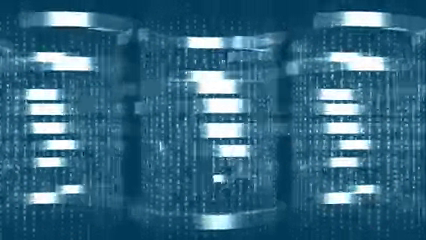
#> input picture frame 39 of python opencv 2/vid.webm, 426 x 240 px, given in place of BULL.MOV, which was not available
$ jupyter execute --allow-errors colourfilter.ipynb
#> lines starting #> are read from the running program, lines starting #| are printed output that depends on the picture; after the words box and inside, x2 and y2 are one past the last pixel; in counts of white or black regions, pixels touching at a corner belong together; pictures that were not available may be replaced by others from this repository, and a replacement may not be noted
[cell 1]
#----------------------------------------COLOUR FILTERING------------------------------------#
import cv2
import numpy as np

[cell 2]
#--------------------------Reading video and setting frame---------------------------------#
cap=cv2.VideoCapture('BULL.MOV')
cap.set(cv2.CAP_PROP_FRAME_WIDTH,640)
cap.set(cv2.CAP_PROP_FRAME_HEIGHT,480)
fourcc=cv2.VideoWriter_fourcc(*'XVID')
out=cv2.VideoWriter('colorfilter.avi',fourcc,20.0,(640,480))

[cell 3]
#----------------converting color to HSV and setting the limits-------------------------------#
while True:

    _,frame=cap.read()
#> frame is the input picture: shape (240, 426, 3); mean B, G, R 131, 104.8, 53
    hsv=cv2.cvtColor(frame,cv2.COLOR_BGR2HSV)
#> hsv: shape (240, 426, 3); mean H, S, V 99, 172.4, 131.1


    lower_red=np.array([50,50,20])
    upper_red=np.array([255,255,255])


    #----------------------making mask and res----------------------------------------------#
    mask=cv2.inRange(hsv,lower_red,upper_red)
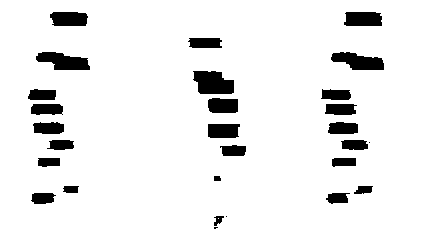
#> mask: shape (240, 426); 92.4% white; 28 black regions (3 under 20 px), largest, box (x1, y1, x2, y2) and area: (193, 71, 234, 94) 754, (36, 52, 90, 70) 657, (331, 52, 384, 70) 637
    res=cv2.bitwise_and(frame,frame,mask=mask)
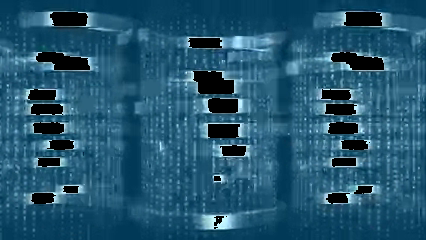
#> res: shape (240, 426, 3); mean B, G, R 111.9, 85.8, 34.9

    #-----------------------writing and using imshow to display-----------------------------------------#


    out.write(res)
    out.write(mask)

    cv2.imshow('mask',mask)
    cv2.imshow('res',res)


    if cv2.waitKey(5) & 0xFF==ord('q'):
#> (key q is pressed here)
        break

$ run again, starting later in the video
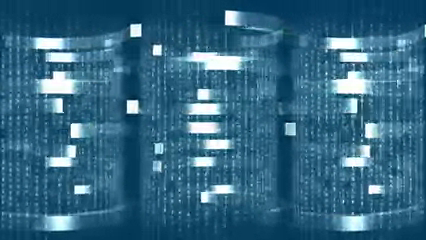
#> input picture frame 178 of python opencv 2/vid.webm, 426 x 240 px, given in place of BULL.MOV, which was not available
#> frame is the input picture: shape (240, 426, 3); mean B, G, R 131.5, 104, 52.4
#> hsv: shape (240, 426, 3); mean H, S, V 100, 169.4, 131.5
#> `mask=cv2.inRange(hsv,lower_red,upper_red)`:
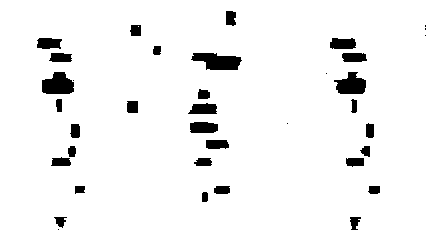
#> mask: shape (240, 426); 94.9% white; 37 black regions (7 under 20 px), largest, box (x1, y1, x2, y2) and area: (191, 53, 242, 70) 607, (42, 72, 74, 94) 547, (334, 72, 366, 94) 489
#> `res=cv2.bitwise_and(frame,frame,mask=mask)`:
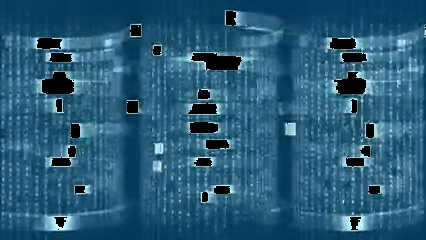
#> res: shape (240, 426, 3); mean B, G, R 118.6, 91.3, 40.4

$ run again, starting later in the video
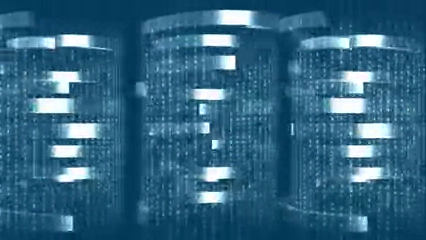
#> input picture frame 316 of python opencv 2/vid.webm, 426 x 240 px, given in place of BULL.MOV, which was not available
#> frame is the input picture: shape (240, 426, 3); mean B, G, R 128.8, 100.2, 48.5
#> hsv: shape (240, 426, 3); mean H, S, V 100.3, 175.8, 128.8
#> `mask=cv2.inRange(hsv,lower_red,upper_red)`:
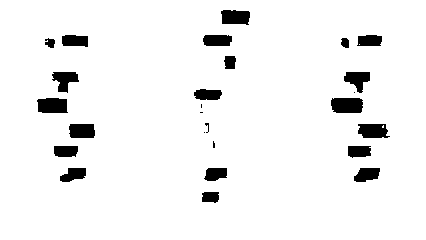
#> mask: shape (240, 426); 94.7% white; 26 black regions (6 under 20 px), largest, box (x1, y1, x2, y2) and area: (331, 98, 363, 113) 451, (37, 98, 68, 113) 418, (358, 124, 390, 138) 374
#> `res=cv2.bitwise_and(frame,frame,mask=mask)`:
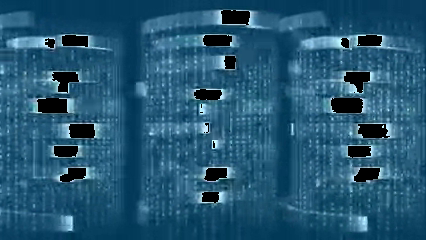
#> res: shape (240, 426, 3); mean B, G, R 115.3, 86.9, 35.9
